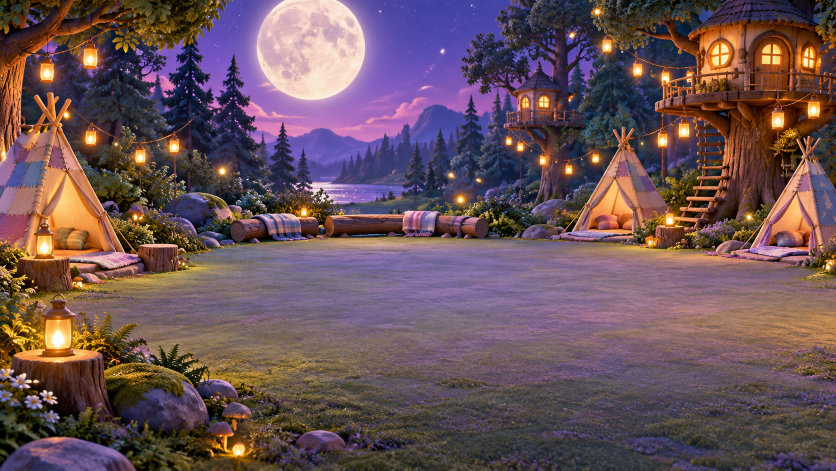
#> input picture docs/art-source/animals-camp.png, 1672 x 941 px, given in place of body-workshop.png, which was not available (shown at 1/2 size)
$ python normalize-theme-assets.py
#> lines starting #> are read from the running program, lines starting #| are printed output that depends on the picture
"""Normalize generated theme art: crop, align, premultiplied resize, alpha and in-game QA."""
from pathlib import Path
import json, shutil
from PIL import Image, ImageDraw

ROOT = Path(__file__).resolve().parents[1]
GENERATED = Path(r'C:\Users\l\.codex\generated_images\01a0fbdf-6f70-78a2-ab0a-74773329a413')
RAW = ROOT / 'docs/art-source'
OUT = ROOT / 'public/assets'
RAW.mkdir(parents=True, exist_ok=True)
for folder in ['body', 'family', 'themes']: (OUT / folder).mkdir(parents=True, exist_ok=True)
report = []

def original(name, filename):
#> called with name = 'body-workshop'
    dest = RAW / (name + '.png')
    if not dest.exists(): shutil.copy2(GENERATED / filename, dest)
    return Image.open(dest).convert('RGBA')

def save_sprite(image, path, scale=None, anchor=None):
    alpha = image.getchannel('A')
    box = alpha.point(lambda value: 255 if value >= 16 else 0).getbbox()
    if not box: raise RuntimeError('Empty alpha: ' + path)
    cropped = image.crop(box)
    factor = scale or min(468 / cropped.width, 470 / cropped.height)
    size = (round(cropped.width * factor), round(cropped.height * factor))
    scaled = cropped.convert('RGBa').resize(size, Image.Resampling.LANCZOS).convert('RGBA')
    canvas = Image.new('RGBA', (512, 512))
    x = round(256 - ((anchor - box[0]) if anchor is not None else cropped.width / 2) * factor)
    canvas.alpha_composite(scaled, (x, 500 - scaled.height))
    canvas.save(OUT / (path + '.png'), optimize=True)
    bounds = canvas.getchannel('A').point(lambda value: 255 if value >= 16 else 0).getbbox()
    report.append({'path': path + '.png', 'size': [512, 512], 'alpha': list(canvas.getchannel('A').getextrema()), 'bounds': bounds, 'anchor': [256, 500], 'source': 'Built-in image_gen / ' + image.info.get('source_name', '')})

backgrounds = {
  'body/workshop': 'exec-6a8b5218-9e80-450e-b6c7-6fcabf0f6a28.png',
  'body/music': 'exec-69bca14f-54a3-46e2-b54a-36d7a6ed700c.png',
  'body/stage': 'exec-894f80e1-b0e6-4409-a033-29f179074880.png',
  'family/living': 'exec-2fbab7e2-2272-4df2-90a2-7944f24cd944.png',
  'family/garden': 'exec-eda312f6-9aa2-4e09-9ede-4cc893a13078.png',
  'family/studio': 'exec-ec6b270b-bf7c-47f2-80ed-a480c9e0d58a.png',
}
for path, filename in backgrounds.items():
    image = original(path.replace('/', '-'), filename).convert('RGB').resize((1600, 900), Image.Resampling.LANCZOS)
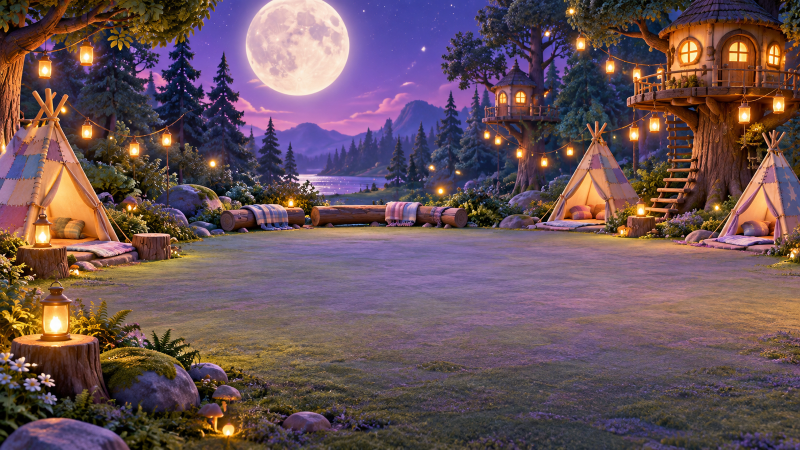
#> image: PIL image 1600x900 RGB (shown at 1/2 size); mean R, G, B 106.1, 82.3, 87.4
    image.save(OUT / (path + '.webp'), quality=89, method=6)
    report.append({'path': path + '.webp', 'size': [1600, 900], 'source': 'Built-in image_gen', 'role': 'background'})
#> pass 2 of the loop `for path, filename in backgrounds.items():`:
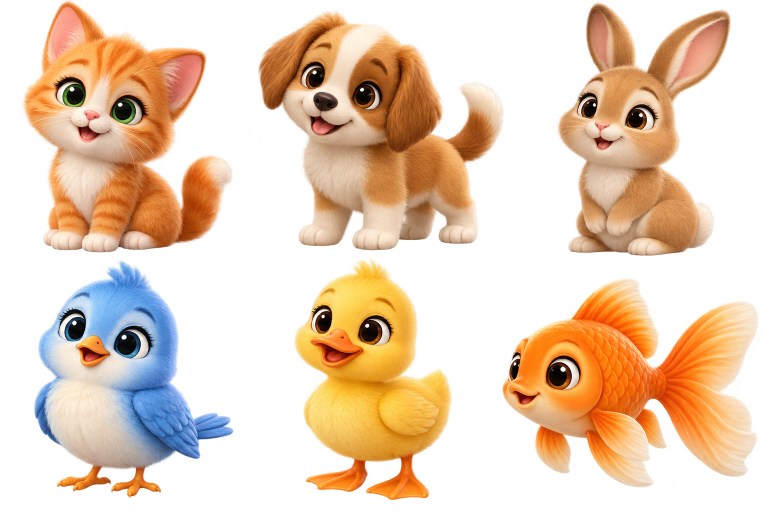
#> input picture docs/art-source/animals-identity-seed.png, 1536 x 1024 px, given in place of body-music.png, which was not available (shown at 1/2 size)
#> in original, returned value is the input picture: PIL image 1536x1024 RGBA; mean R, G, B, A 180.7, 139, 99.1, 113.9
#> `image = original(path.replace('/', '-'), filename).convert('RGB').resi..`:
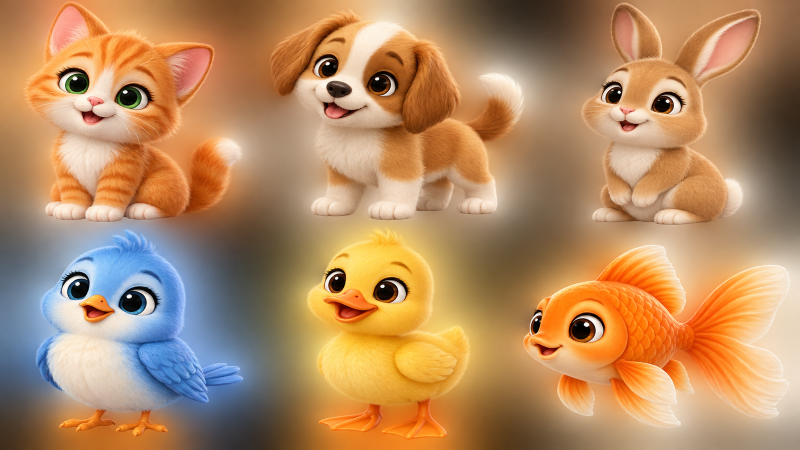
#> image: PIL image 1600x900 RGB (shown at 1/2 size); mean R, G, B 180.7, 139, 99.1
#> (the run stopped early here; a loop or call above may not have finished)
